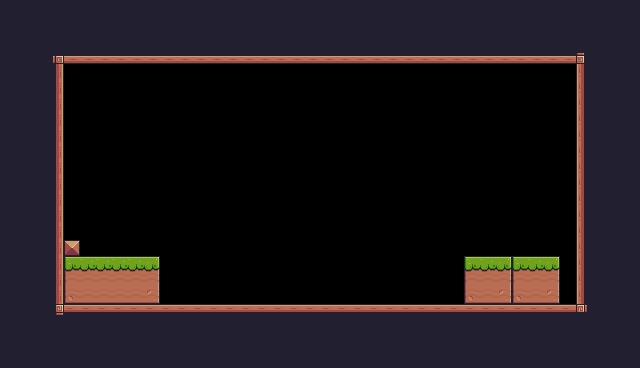

The image is a tile-based game level rendered from a .tmx file. Its description and complete source (layers, tilesets, objects, tile grids) follow:
An orthogonal 40x23 tile map with 16x16 px tiles, 1 tile layer (background) and 1 object (Player).

<map version="1.10" tiledversion="1.11.0" orientation="orthogonal" renderorder="right-down" width="40" height="23" tilewidth="16" tileheight="16" infinite="0" nextlayerid="3" nextobjectid="8">
 <tileset firstgid="1" source="Pixel peep.tsx" />
 <layer id="1" name="background" width="40" height="23">
  <data encoding="csv">
24,24,24,24,24,24,24,24,24,24,24,24,24,24,24,24,24,24,24,24,24,24,24,24,24,24,24,24,24,24,24,24,24,24,24,24,24,24,24,24,
24,24,24,112,24,24,24,24,24,24,24,24,24,24,24,24,24,24,24,24,24,24,24,24,24,24,24,24,24,24,24,24,24,24,24,24,24,24,24,24,
24,24,24,112,112,112,112,112,112,112,112,112,112,112,112,112,112,112,112,112,112,112,112,112,112,112,112,112,112,112,112,112,112,112,112,112,112,200,24,24,
24,24,24,92,134,134,134,134,134,134,134,134,134,134,134,134,134,134,134,134,134,134,134,134,134,134,134,134,134,134,134,134,134,134,134,134,93,200,24,24,
24,24,24,113,0,0,0,0,0,0,0,0,0,0,0,0,0,0,0,0,0,0,0,0,0,0,0,0,0,0,0,0,0,0,0,0,111,24,24,24,
24,24,200,113,0,0,0,0,0,0,0,0,0,0,0,0,0,0,0,0,0,0,0,0,0,0,0,0,0,0,0,0,0,0,0,0,111,24,24,24,
24,24,200,113,0,0,0,0,0,0,0,0,0,0,0,0,0,0,0,0,0,0,0,0,0,0,0,0,0,0,0,0,0,0,0,0,111,24,24,24,
24,24,200,113,0,0,0,0,0,0,0,0,0,0,0,0,0,0,0,0,0,0,0,0,0,0,0,0,0,0,0,0,0,0,0,0,111,200,24,24,
24,24,200,113,0,0,0,0,0,0,0,0,0,0,0,0,0,0,0,0,0,0,0,0,0,0,0,0,0,0,0,0,0,0,0,0,111,200,24,24,
24,24,24,113,0,0,0,0,0,0,0,0,0,0,0,0,0,0,0,0,0,0,0,0,0,0,0,0,0,0,0,0,0,0,0,0,111,200,200,24,
24,24,24,113,0,0,0,0,0,0,0,0,0,0,0,0,0,0,0,0,0,0,0,0,0,0,0,0,0,0,0,0,0,0,0,0,111,24,200,24,
24,24,24,113,0,0,0,0,0,0,0,0,0,0,0,0,0,0,0,0,0,0,0,0,0,0,0,0,0,0,0,0,0,0,0,0,111,24,200,24,
24,24,24,113,0,0,0,0,0,0,0,0,0,0,0,0,0,0,0,0,0,0,0,0,0,0,0,0,0,0,0,0,0,0,0,0,111,200,200,24,
24,24,24,113,0,0,0,0,0,0,0,0,0,0,0,0,0,0,0,0,0,0,0,0,0,0,0,0,0,0,0,0,0,0,0,0,111,24,24,24,
24,24,24,113,0,0,0,0,0,0,0,0,0,0,0,0,0,0,0,0,0,0,0,0,0,0,0,0,0,0,0,0,0,0,0,0,111,24,24,24,
24,24,24,113,35,0,0,0,0,0,0,0,0,0,0,0,0,0,0,0,0,0,0,0,0,0,0,0,0,0,0,0,0,0,0,0,111,24,24,24,
24,24,24,113,7,8,8,8,8,9,0,0,0,0,0,0,0,0,0,0,0,0,0,0,0,0,0,0,0,7,8,9,7,8,9,0,111,24,24,24,
24,24,24,113,29,30,30,30,30,31,0,0,0,0,0,0,0,0,0,0,0,0,0,0,0,0,0,0,0,29,30,31,29,30,31,0,111,24,24,24,
24,24,24,113,51,52,52,52,52,53,0,0,0,0,0,0,0,0,0,0,0,0,0,0,0,0,0,0,0,51,52,53,51,52,53,0,111,24,24,24,
24,24,112,114,90,90,90,90,90,90,90,90,90,90,90,90,90,90,90,90,90,90,90,90,90,90,90,90,90,90,90,90,90,90,90,90,115,24,24,24,
24,24,24,112,112,112,112,112,112,112,112,112,112,112,112,112,112,112,112,112,112,112,112,112,112,112,112,112,112,112,112,112,112,112,112,112,112,112,24,24,
24,24,24,24,24,24,24,24,24,24,24,24,24,24,24,24,24,24,24,24,24,24,24,24,24,24,24,24,24,24,24,24,24,24,24,24,24,24,24,24,
24,24,24,24,24,24,24,24,24,24,24,24,24,24,24,24,24,24,24,24,24,24,24,24,24,24,24,24,24,24,24,24,24,24,24,24,24,24,24,24
</data>
 </layer>
 <objectgroup id="2" name="spawnPoints">
  <object id="7" name="Player" type="Player" x="80" y="224" width="32" height="32" />
 </objectgroup>
</map>
